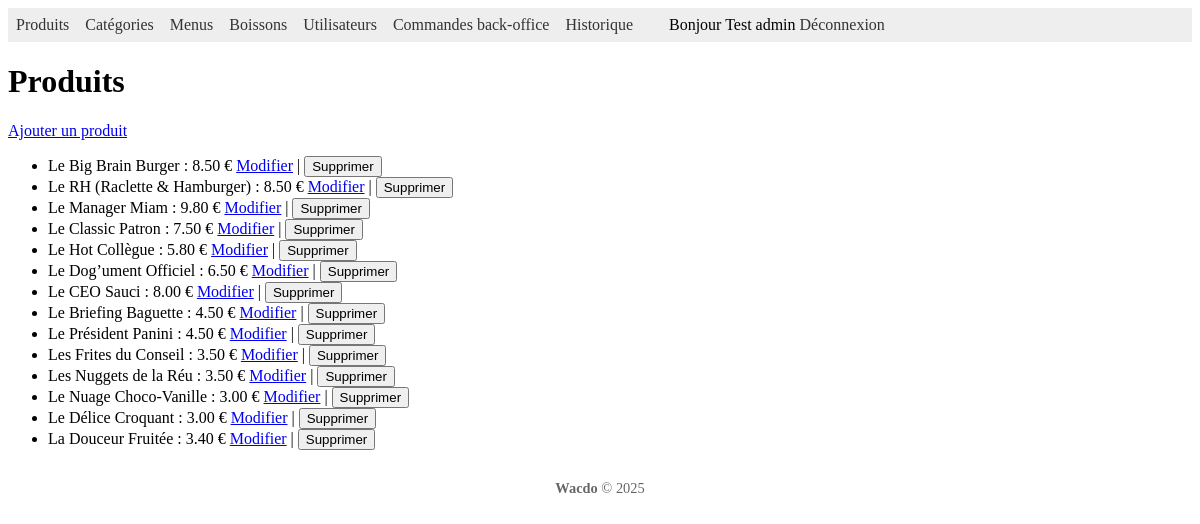
The page /index.php (signed in) on the database as committed earlier.
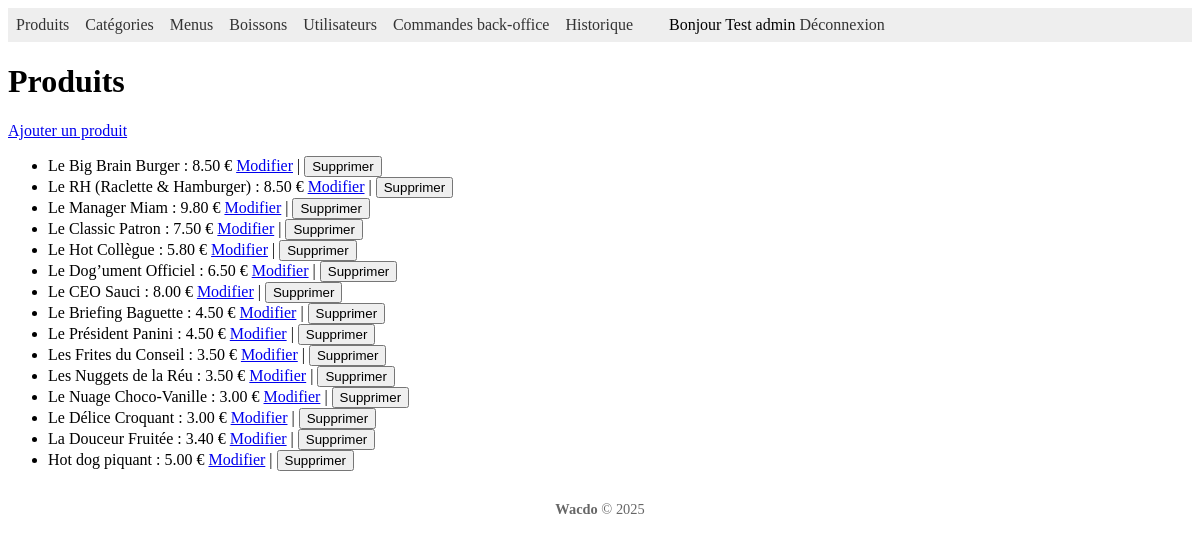
The same page on the database as committed later.
### tables this page shows
CREATE TABLE IF NOT EXISTS `produit` (
  `product_id` int NOT NULL AUTO_INCREMENT,
  `product_nom` varchar(50) NOT NULL,
  `product_description` varchar(255) DEFAULT NULL,
  `product_prix` decimal(8,2) NOT NULL,
  `product_image_url` varchar(255) DEFAULT NULL,
  `product_disponibilite` tinyint(1) NOT NULL DEFAULT '1',
  `category_id` int NOT NULL,
  PRIMARY KEY (`product_id`),
  KEY `fk_produit__category_id__categorie_restrict_20250815` (`category_id`)
);

### controller/ProduitController.php (called while the page is built, shortened)
<?php
require_once __DIR__ . '/../model/Produit.php';
$produitModel   = new Produit();
$produits = $produitModel->getAll();
require __DIR__ . '/../view/produit_list.php';

### lib/Database.php (called while the page is built)
<?php
class Database
{
    public static function connect()
    {
        $cfg = require __DIR__ . '/../config/db.php';
        $dsn = sprintf(
            'mysql:host=%s;port=%d;dbname=%s;charset=utf8',
            $cfg['host'],
            $cfg['port'],
            $cfg['database']
        );
        $db = new PDO(
            $dsn,
            $cfg['username'],
            $cfg['password']
        );
        $db->setAttribute(PDO::ATTR_ERRMODE, PDO::ERRMODE_EXCEPTION);
        return $db;
    }
}

### model/Model.php (called while the page is built, shortened)
<?php
require_once __DIR__ . '/../lib/Database.php';
class Model
{
    public function __construct(?\PDO $pdo = null)
    {
        $this->db = $pdo ?? Database::connect();
    }
}

### model/Produit.php (called while the page is built, shortened)
<?php
require_once 'Model.php';
class Produit extends Model
{
    public function getAll()
    {
        $stmt = $this->db->query("SELECT * FROM produit");
        return $stmt->fetchAll(PDO::FETCH_ASSOC);
    }
}

### view/produit_list.php (the view, shortened to what this page needs)
<?php include __DIR__ . '/header.php'; ?>
<h1>Produits</h1>
<p><a href="index.php?section=produit&action=add">Ajouter un produit</a></p>
<ul>
    <?php if (empty($produits)): ?>
        <li>Aucun produit enregistré.</li>
    <?php else: ?>
        <?php foreach ($produits as $p): ?>
            <li>
                <?= htmlspecialchars($p['product_nom'], ENT_QUOTES) ?> :
                <?= number_format($p['product_prix'], 2) ?> €
                <a
                    href="index.php?section=produit&action=edit&id=<?= (int)$p['product_id'] ?>">Modifier</a>
                |
                <form
                    method="post"
                    action="index.php?section=produit&action=delete"
                    style="display:inline">
                    <button
                        type="submit"
                        onclick="return confirm('Confirmer la suppression ?')">Supprimer</button>
                </form>
            </li>
        <?php endforeach; ?>
    <?php endif; ?>
</ul>
<?php include __DIR__ . '/footer.php'; ?>

Rows that differ between the two databases and show on the page:
added produit: product_nom "Hot dog piquant", product_prix "5.00"
